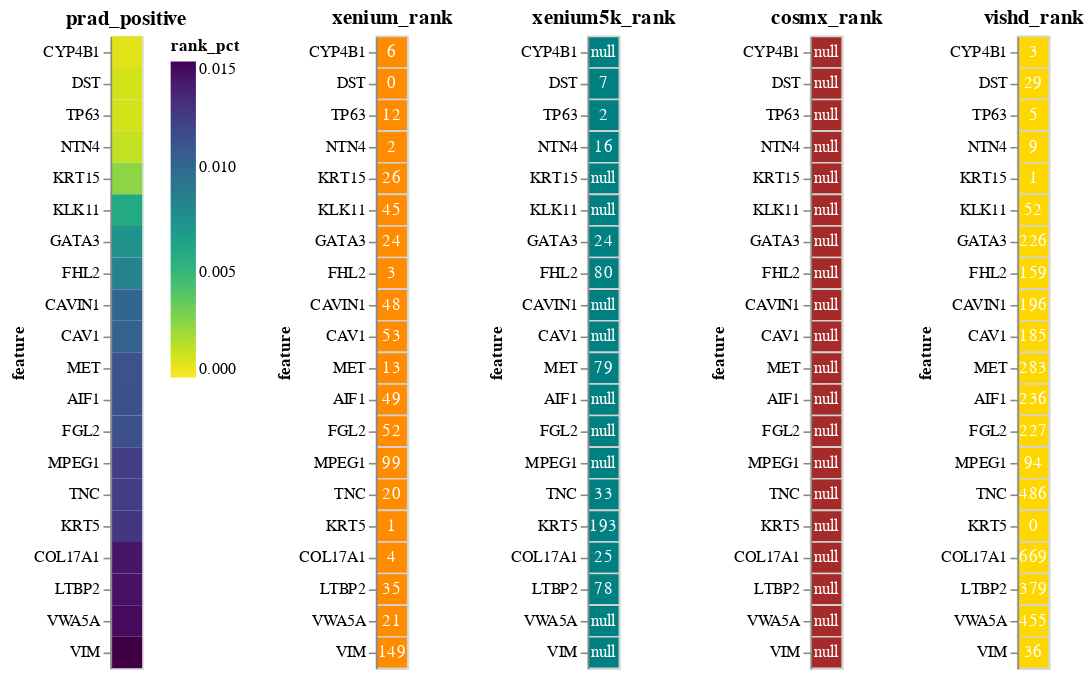

The cell this chart's notebook holds for it:
### Code cell
disease, direction = 'prad', 'positive'
generate_consensus_chart(disease, direction)

### Figure 1 — Vega-Lite specification as saved in the notebook (floating-point values rounded to 4 significant figures)
{"config": {"view": {"continuousWidth": 300, "continuousHeight": 300}}, "hconcat": [{"data": {"name": "data-596d792ba787a92c27fe6b2ab237207e"}, "mark": {"type": "rect"}, "encoding": {"color": {"field": "rank_pct", "scale": {"domain": [0, 0.015], "reverse": true, "scheme": "viridis"}, "type": "quantitative"}, "y": {"field": "feature", "sort": ["CYP4B1", "DST", "TP63", "NTN4", "KRT15", "KLK11", "GATA3", "FHL2", "CAVIN1", "CAV1", "MET", "AIF1", "FGL2", "MPEG1", "TNC", "KRT5", "COL17A1", "LTBP2", "VWA5A", "VIM"], "type": "nominal"}}, "title": "prad_positive"}, {"hconcat": [{"layer": [{"mark": {"type": "rect", "color": "darkorange", "stroke": "lightgray", "strokeWidth": 1}, "encoding": {"y": {"field": "feature", "sort": ["CYP4B1", "DST", "TP63", "NTN4", "KRT15", "KLK11", "GATA3", "FHL2", "CAVIN1", "CAV1", "MET", "AIF1", "FGL2", "MPEG1", "TNC", "KRT5", "COL17A1", "LTBP2", "VWA5A", "VIM"], "type": "nominal"}}, "title": "xenium_rank"}, {"mark": {"type": "text", "baseline": "middle", "color": "white"}, "encoding": {"text": {"field": "value", "type": "quantitative"}, "y": {"field": "feature", "sort": ["CYP4B1", "DST", "TP63", "NTN4", "KRT15", "KLK11", "GATA3", "FHL2", "CAVIN1", "CAV1", "MET", "AIF1", "FGL2", "MPEG1", "TNC", "KRT5", "COL17A1", "LTBP2", "VWA5A", "VIM"], "type": "nominal"}}}], "data": {"name": "data-5059da51be832f74a4cecfd6c93b648f"}}, {"layer": [{"mark": {"type": "rect", "color": "teal", "stroke": "lightgray", "strokeWidth": 1}, "encoding": {"y": {"field": "feature", "sort": ["CYP4B1", "DST", "TP63", "NTN4", "KRT15", "KLK11", "GATA3", "FHL2", "CAVIN1", "CAV1", "MET", "AIF1", "FGL2", "MPEG1", "TNC", "KRT5", "COL17A1", "LTBP2", "VWA5A", "VIM"], "type": "nominal"}}, "title": "xenium5k_rank"}, {"mark": {"type": "text", "baseline": "middle", "color": "white"}, "encoding": {"text": {"field": "value", "type": "quantitative"}, "y": {"field": "feature", "sort": ["CYP4B1", "DST", "TP63", "NTN4", "KRT15", "KLK11", "GATA3", "FHL2", "CAVIN1", "CAV1", "MET", "AIF1", "FGL2", "MPEG1", "TNC", "KRT5", "COL17A1", "LTBP2", "VWA5A", "VIM"], "type": "nominal"}}}], "data": {"name": "data-b9ec9e6fa0b1f5d273159e611c20950d"}}, {"layer": [{"mark": {"type": "rect", "color": "brown", "stroke": "lightgray", "strokeWidth": 1}, "encoding": {"y": {"field": "feature", "sort": ["CYP4B1", "DST", "TP63", "NTN4", "KRT15", "KLK11", "GATA3", "FHL2", "CAVIN1", "CAV1", "MET", "AIF1", "FGL2", "MPEG1", "TNC", "KRT5", "COL17A1", "LTBP2", "VWA5A", "VIM"], "type": "nominal"}}, "title": "cosmx_rank"}, {"mark": {"type": "text", "baseline": "middle", "color": "white"}, "encoding": {"text": {"field": "value", "type": "quantitative"}, "y": {"field": "feature", "sort": ["CYP4B1", "DST", "TP63", "NTN4", "KRT15", "KLK11", "GATA3", "FHL2", "CAVIN1", "CAV1", "MET", "AIF1", "FGL2", "MPEG1", "TNC", "KRT5", "COL17A1", "LTBP2", "VWA5A", "VIM"], "type": "nominal"}}}], "data": {"name": "data-5eb56ce7e435b2e5fe94b4a5cd8f804e"}}, {"layer": [{"mark": {"type": "rect", "color": "gold", "stroke": "lightgray", "strokeWidth": 1}, "encoding": {"y": {"field": "feature", "sort": ["CYP4B1", "DST", "TP63", "NTN4", "KRT15", "KLK11", "GATA3", "FHL2", "CAVIN1", "CAV1", "MET", "AIF1", "FGL2", "MPEG1", "TNC", "KRT5", "COL17A1", "LTBP2", "VWA5A", "VIM"], "type": "nominal"}}, "title": "vishd_rank"}, {"mark": {"type": "text", "baseline": "middle", "color": "white"}, "encoding": {"text": {"field": "value", "type": "quantitative"}, "y": {"field": "feature", "sort": ["CYP4B1", "DST", "TP63", "NTN4", "KRT15", "KLK11", "GATA3", "FHL2", "CAVIN1", "CAV1", "MET", "AIF1", "FGL2", "MPEG1", "TNC", "KRT5", "COL17A1", "LTBP2", "VWA5A", "VIM"], "type": "nominal"}}}], "data": {"name": "data-e7b9deb9d6fe13cf33135cfc7e7e0a0b"}}], "resolve": {"scale": {"color": "independent", "x": "independent", "y": "independent"}}}], "resolve": {"scale": {"color": "independent", "x": "independent", "y": "independent"}}, "$schema": "https://vega.github.io/schema/vega-lite/v5.20.1.json", "datasets": {"data-596d792ba787a92c27fe6b2ab237207e": [{"disease": "prad", "feature": "CYP4B1", "direction": "positive", "correlation": 0.6419, "rank": 4.5, "rank_pct": 0.0006711, "count": 2, "xenium_rank": 6.0, "xenium_sid_count": 41.0, "xenium_case_count": 20.0, "xenium_correlation": 0.621, "xenium5k_rank": null, "xenium5k_sid_count": null, "xenium5k_case_count": null, "xenium5k_correlation": null, "cosmx_rank": null, "cosmx_sid_count": null, "cosmx_case_count": null, "cosmx_correlation": null, "vishd_rank": 3.0, "vishd_sid_count": 2.0, "vishd_case_count": 1.0, "vishd_correlation": 0.6628}, {"disease": "prad", "feature": "DST", "direction": "positive", "correlation": 0.4975, "rank": 12.0, "rank_pct": 0.0009919, "count": 3, "xenium_rank": 0.0, "xenium_sid_count": 46.0, "xenium_case_count": 22.0, "xenium_correlation": 0.5866, "xenium5k_rank": 7.0, "xenium5k_sid_count": 4.0, "xenium5k_case_count": 2.0, "xenium5k_correlation": 0.4162, "cosmx_rank": null, "cosmx_sid_count": null, "cosmx_case_count": null, "cosmx_correlation": null, "vishd_rank": 29.0, "vishd_sid_count": 2.0, "vishd_case_count": 1.0, "vishd_correlation": 0.4898}, {"disease": "prad", "feature": "TP63", "direction": "positive", "correlation": 0.5349, "rank": 6.333, "rank_pct": 0.001007, "count": 3, "xenium_rank": 12.0, "xenium_sid_count": 26.0, "xenium_case_count": 19.0, "xenium_correlation": 0.5638, "xenium5k_rank": 2.0, "xenium5k_sid_count": 4.0, "xenium5k_case_count": 2.0, "xenium5k_correlation": 0.4502, "cosmx_rank": null, "cosmx_sid_count": null, "cosmx_case_count": null, "cosmx_correlation": null, "vishd_rank": 5.0, "vishd_sid_count": 2.0, "vishd_case_count": 1.0, "vishd_correlation": 0.5908}, {"disease": "prad", "feature": "NTN4", "direction": "positive", "correlation": 0.5126, "rank": 9.0, "rank_pct": 0.001342, "count": 3, "xenium_rank": 2.0, "xenium_sid_count": 45.0, "xenium_case_count": 21.0, "xenium_correlation": 0.5827, "xenium5k_rank": 16.0, "xenium5k_sid_count": 4.0, "xenium5k_case_count": 2.0, "xenium5k_correlation": 0.3928, "cosmx_rank": null, "cosmx_sid_count": null, "cosmx_case_count": null, "cosmx_correlation": null, "vishd_rank": 9.0, "vishd_sid_count": 2.0, "vishd_case_count": 1.0, "vishd_correlation": 0.5623}, {"disease": "prad", "feature": "KRT15", "direction": "positive", "correlation": 0.6626, "rank": 13.5, "rank_pct": 0.002576, "count": 2, "xenium_rank": 26.0, "xenium_sid_count": 22.0, "xenium_case_count": 17.0, "xenium_correlation": 0.5845, "xenium5k_rank": null, "xenium5k_sid_count": null, "xenium5k_case_count": null, "xenium5k_correlation": null, "cosmx_rank": null, "cosmx_sid_count": null, "cosmx_case_count": null, "cosmx_correlation": null, "vishd_rank": 1.0, "vishd_sid_count": 2.0, "vishd_case_count": 1.0, "vishd_correlation": 0.7407}, {"disease": "prad", "feature": "KLK11", "direction": "positive", "correlation": 0.4171, "rank": 48.5, "rank_pct": 0.005849, "count": 2, "xenium_rank": 45.0, "xenium_sid_count": 32.0, "xenium_case_count": 14.0, "xenium_correlation": 0.3748, "xenium5k_rank": null, "xenium5k_sid_count": null, "xenium5k_case_count": null, "xenium5k_correlation": null, "cosmx_rank": null, "cosmx_sid_count": null, "cosmx_case_count": null, "cosmx_correlation": null, "vishd_rank": 52.0, "vishd_sid_count": 2.0, "vishd_case_count": 1.0, "vishd_correlation": 0.4594}, {"disease": "prad", "feature": "GATA3", "direction": "positive", "correlation": 0.3972, "rank": 91.33, "rank_pct": 0.007302, "count": 3, "xenium_rank": 24.0, "xenium_sid_count": 24.0, "xenium_case_count": 17.0, "xenium_correlation": 0.4616, "xenium5k_rank": 24.0, "xenium5k_sid_count": 4.0, "xenium5k_case_count": 2.0, "xenium5k_correlation": 0.3765, "cosmx_rank": null, "cosmx_sid_count": null, "cosmx_case_count": null, "cosmx_correlation": null, "vishd_rank": 226.0, "vishd_sid_count": 2.0, "vishd_case_count": 1.0, "vishd_correlation": 0.3533}, {"disease": "prad", "feature": "FHL2", "direction": "positive", "correlation": 0.3977, "rank": 80.67, "rank_pct": 0.008354, "count": 3, "xenium_rank": 3.0, "xenium_sid_count": 44.0, "xenium_case_count": 20.0, "xenium_correlation": 0.5255, "xenium5k_rank": 80.0, "xenium5k_sid_count": 4.0, "xenium5k_case_count": 2.0, "xenium5k_correlation": 0.2784, "cosmx_rank": null, "cosmx_sid_count": null, "cosmx_case_count": null, "cosmx_correlation": null, "vishd_rank": 159.0, "vishd_sid_count": 2.0, "vishd_case_count": 1.0, "vishd_correlation": 0.3893}, {"disease": "prad", "feature": "CAVIN1", "direction": "positive", "correlation": 0.3417, "rank": 122.0, "rank_pct": 0.01012, "count": 2, "xenium_rank": 48.0, "xenium_sid_count": 33.0, "xenium_case_count": 13.0, "xenium_correlation": 0.3178, "xenium5k_rank": null, "xenium5k_sid_count": null, "xenium5k_case_count": null, "xenium5k_correlation": null, "cosmx_rank": null, "cosmx_sid_count": null, "cosmx_case_count": null, "cosmx_correlation": null, "vishd_rank": 196.0, "vishd_sid_count": 2.0, "vishd_case_count": 1.0, "vishd_correlation": 0.3656}, {"disease": "prad", "feature": "CAV1", "direction": "positive", "correlation": 0.3452, "rank": 119.0, "rank_pct": 0.01031, "count": 2, "xenium_rank": 53.0, "xenium_sid_count": 28.0, "xenium_case_count": 13.0, "xenium_correlation": 0.3211, "xenium5k_rank": null, "xenium5k_sid_count": null, "xenium5k_case_count": null, "xenium5k_correlation": null, "cosmx_rank": null, "cosmx_sid_count": null, "cosmx_case_count": null, "cosmx_correlation": null, "vishd_rank": 185.0, "vishd_sid_count": 2.0, "vishd_case_count": 1.0, "vishd_correlation": 0.3693}, {"disease": "prad", "feature": "MET", "direction": "positive", "correlation": 0.3489, "rank": 125.0, "rank_pct": 0.01123, "count": 3, "xenium_rank": 13.0, "xenium_sid_count": 40.0, "xenium_case_count": 18.0, "xenium_correlation": 0.4324, "xenium5k_rank": 79.0, "xenium5k_sid_count": 4.0, "xenium5k_case_count": 2.0, "xenium5k_correlation": 0.2798, "cosmx_rank": null, "cosmx_sid_count": null, "cosmx_case_count": null, "cosmx_correlation": null, "vishd_rank": 283.0, "vishd_sid_count": 2.0, "vishd_case_count": 1.0, "vishd_correlation": 0.3346}, {"disease": "prad", "feature": "AIF1", "direction": "positive", "correlation": 0.3174, "rank": 142.5, "rank_pct": 0.01133, "count": 2, "xenium_rank": 49.0, "xenium_sid_count": 32.0, "xenium_case_count": 13.0, "xenium_correlation": 0.284, "xenium5k_rank": null, "xenium5k_sid_count": null, "xenium5k_case_count": null, "xenium5k_correlation": null, "cosmx_rank": null, "cosmx_sid_count": null, "cosmx_case_count": null, "cosmx_correlation": null, "vishd_rank": 236.0, "vishd_sid_count": 2.0, "vishd_case_count": 1.0, "vishd_correlation": 0.3508}, {"disease": "prad", "feature": "FGL2", "direction": "positive", "correlation": 0.3059, "rank": 139.5, "rank_pct": 0.01137, "count": 2, "xenium_rank": 52.0, "xenium_sid_count": 29.0, "xenium_case_count": 13.0, "xenium_correlation": 0.2591, "xenium5k_rank": null, "xenium5k_sid_count": null, "xenium5k_case_count": null, "xenium5k_correlation": null, "cosmx_rank": null, "cosmx_sid_count": null, "cosmx_case_count": null, "cosmx_correlation": null, "vishd_rank": 227.0, "vishd_sid_count": 2.0, "vishd_case_count": 1.0, "vishd_correlation": 0.3527}, {"disease": "prad", "feature": "MPEG1", "direction": "positive", "correlation": 0.3125, "rank": 96.5, "rank_pct": 0.0123, "count": 2, "xenium_rank": 99.0, "xenium_sid_count": 21.0, "xenium_case_count": 9.0, "xenium_correlation": 0.2016, "xenium5k_rank": null, "xenium5k_sid_count": null, "xenium5k_case_count": null, "xenium5k_correlation": null, "cosmx_rank": null, "cosmx_sid_count": null, "cosmx_case_count": null, "cosmx_correlation": null, "vishd_rank": 94.0, "vishd_sid_count": 2.0, "vishd_case_count": 1.0, "vishd_correlation": 0.4234}, {"disease": "prad", "feature": "TNC", "direction": "positive", "correlation": 0.3539, "rank": 179.7, "rank_pct": 0.01242, "count": 3, "xenium_rank": 20.0, "xenium_sid_count": 41.0, "xenium_case_count": 17.0, "xenium_correlation": 0.4298, "xenium5k_rank": 33.0, "xenium5k_sid_count": 4.0, "xenium5k_case_count": 2.0, "xenium5k_correlation": 0.3544, "cosmx_rank": null, "cosmx_sid_count": null, "cosmx_case_count": null, "cosmx_correlation": null, "vishd_rank": 486.0, "vishd_sid_count": 2.0, "vishd_case_count": 1.0, "vishd_correlation": 0.2775}, {"disease": "prad", "feature": "KRT5", "direction": "positive", "correlation": 0.7631, "rank": 64.67, "rank_pct": 0.01268, "count": 3, "xenium_rank": 1.0, "xenium_sid_count": 40.0, "xenium_case_count": 22.0, "xenium_correlation": 0.7866, "xenium5k_rank": 193.0, "xenium5k_sid_count": 2.0, "xenium5k_case_count": 2.0, "xenium5k_correlation": 0.6803, "cosmx_rank": null, "cosmx_sid_count": null, "cosmx_case_count": null, "cosmx_correlation": null, "vishd_rank": 0.0, "vishd_sid_count": 2.0, "vishd_case_count": 1.0, "vishd_correlation": 0.8223}, {"disease": "prad", "feature": "COL17A1", "direction": "positive", "correlation": 0.3716, "rank": 232.7, "rank_pct": 0.01423, "count": 3, "xenium_rank": 4.0, "xenium_sid_count": 44.0, "xenium_case_count": 20.0, "xenium_correlation": 0.5098, "xenium5k_rank": 25.0, "xenium5k_sid_count": 4.0, "xenium5k_case_count": 2.0, "xenium5k_correlation": 0.3762, "cosmx_rank": null, "cosmx_sid_count": null, "cosmx_case_count": null, "cosmx_correlation": null, "vishd_rank": 669.0, "vishd_sid_count": 2.0, "vishd_case_count": 1.0, "vishd_correlation": 0.2289}, {"disease": "prad", "feature": "LTBP2", "direction": "positive", "correlation": 0.3413, "rank": 164.0, "rank_pct": 0.01437, "count": 3, "xenium_rank": 35.0, "xenium_sid_count": 39.0, "xenium_case_count": 15.0, "xenium_correlation": 0.4381, "xenium5k_rank": 78.0, "xenium5k_sid_count": 4.0, "xenium5k_case_count": 2.0, "xenium5k_correlation": 0.28, "cosmx_rank": null, "cosmx_sid_count": null, "cosmx_case_count": null, "cosmx_correlation": null, "vishd_rank": 379.0, "vishd_sid_count": 2.0, "vishd_case_count": 1.0, "vishd_correlation": 0.3057}, {"disease": "prad", "feature": "VWA5A", "direction": "positive", "correlation": 0.3723, "rank": 238.0, "rank_pct": 0.01464, "count": 2, "xenium_rank": 21.0, "xenium_sid_count": 37.0, "xenium_case_count": 17.0, "xenium_correlation": 0.4584, "xenium5k_rank": null, "xenium5k_sid_count": null, "xenium5k_case_count": null, "xenium5k_correlation": null, "cosmx_rank": null, "cosmx_sid_count": null, "cosmx_case_count": null, "cosmx_correlation": null, "vishd_rank": 455.0, "vishd_sid_count": 2.0, "vishd_case_count": 1.0, "vishd_correlation": 0.2861}, {"disease": "prad", "feature": "VIM", "direction": "positive", "correlation": 0.2862, "rank": 92.5, "rank_pct": 0.0156, "count": 2, "xenium_rank": 149.0, "xenium_sid_count": 7.0, "xenium_case_count": 7.0, "xenium_correlation": 0.09871, "xenium5k_rank": null, "xenium5k_sid_count": null, "xenium5k_case_count": null, "xenium5k_correlation": null, "cosmx_rank": null, "cosmx_sid_count": null, "cosmx_case_count": null, "cosmx_correlation": null, "vishd_rank": 36.0, "vishd_sid_count": 2.0, "vishd_case_count": 1.0, "vishd_correlation": 0.4736}], "data-5059da51be832f74a4cecfd6c93b648f": [{"disease": "prad", "feature": "CYP4B1", "variable": "xenium_rank", "value": 6.0}, {"disease": "prad", "feature": "DST", "variable": "xenium_rank", "value": 0.0}, {"disease": "prad", "feature": "TP63", "variable": "xenium_rank", "value": 12.0}, {"disease": "prad", "feature": "NTN4", "variable": "xenium_rank", "value": 2.0}, {"disease": "prad", "feature": "KRT15", "variable": "xenium_rank", "value": 26.0}, {"disease": "prad", "feature": "KLK11", "variable": "xenium_rank", "value": 45.0}, {"disease": "prad", "feature": "GATA3", "variable": "xenium_rank", "value": 24.0}, {"disease": "prad", "feature": "FHL2", "variable": "xenium_rank", "value": 3.0}, {"disease": "prad", "feature": "CAVIN1", "variable": "xenium_rank", "value": 48.0}, {"disease": "prad", "feature": "CAV1", "variable": "xenium_rank", "value": 53.0}, {"disease": "prad", "feature": "MET", "variable": "xenium_rank", "value": 13.0}, {"disease": "prad", "feature": "AIF1", "variable": "xenium_rank", "value": 49.0}, {"disease": "prad", "feature": "FGL2", "variable": "xenium_rank", "value": 52.0}, {"disease": "prad", "feature": "MPEG1", "variable": "xenium_rank", "value": 99.0}, {"disease": "prad", "feature": "TNC", "variable": "xenium_rank", "value": 20.0}, {"disease": "prad", "feature": "KRT5", "variable": "xenium_rank", "value": 1.0}, {"disease": "prad", "feature": "COL17A1", "variable": "xenium_rank", "value": 4.0}, {"disease": "prad", "feature": "LTBP2", "variable": "xenium_rank", "value": 35.0}, {"disease": "prad", "feature": "VWA5A", "variable": "xenium_rank", "value": 21.0}, {"disease": "prad", "feature": "VIM", "variable": "xenium_rank", "value": 149.0}], "data-b9ec9e6fa0b1f5d273159e611c20950d": [{"disease": "prad", "feature": "CYP4B1", "variable": "xenium5k_rank", "value": null}, {"disease": "prad", "feature": "DST", "variable": "xenium5k_rank", "value": 7.0}, {"disease": "prad", "feature": "TP63", "variable": "xenium5k_rank", "value": 2.0}, {"disease": "prad", "feature": "NTN4", "variable": "xenium5k_rank", "value": 16.0}, {"disease": "prad", "feature": "KRT15", "variable": "xenium5k_rank", "value": null}, {"disease": "prad", "feature": "KLK11", "variable": "xenium5k_rank", "value": null}, {"disease": "prad", "feature": "GATA3", "variable": "xenium5k_rank", "value": 24.0}, {"disease": "prad", "feature": "FHL2", "variable": "xenium5k_rank", "value": 80.0}, {"disease": "prad", "feature": "CAVIN1", "variable": "xenium5k_rank", "value": null}, {"disease": "prad", "feature": "CAV1", "variable": "xenium5k_rank", "value": null}, {"disease": "prad", "feature": "MET", "variable": "xenium5k_rank", "value": 79.0}, {"disease": "prad", "feature": "AIF1", "variable": "xenium5k_rank", "value": null}, {"disease": "prad", "feature": "FGL2", "variable": "xenium5k_rank", "value": null}, {"disease": "prad", "feature": "MPEG1", "variable": "xenium5k_rank", "value": null}, {"disease": "prad", "feature": "TNC", "variable": "xenium5k_rank", "value": 33.0}, {"disease": "prad", "feature": "KRT5", "variable": "xenium5k_rank", "value": 193.0}, {"disease": "prad", "feature": "COL17A1", "variable": "xenium5k_rank", "value": 25.0}, {"disease": "prad", "feature": "LTBP2", "variable": "xenium5k_rank", "value": 78.0}, {"disease": "prad", "feature": "VWA5A", "variable": "xenium5k_rank", "value": null}, {"disease": "prad", "feature": "VIM", "variable": "xenium5k_rank", "value": null}], "data-5eb56ce7e435b2e5fe94b4a5cd8f804e": [{"disease": "prad", "feature": "CYP4B1", "variable": "cosmx_rank", "value": null}, {"disease": "prad", "feature": "DST", "variable": "cosmx_rank", "value": null}, {"disease": "prad", "feature": "TP63", "variable": "cosmx_rank", "value": null}, {"disease": "prad", "feature": "NTN4", "variable": "cosmx_rank", "value": null}, {"disease": "prad", "feature": "KRT15", "variable": "cosmx_rank", "value": null}, {"disease": "prad", "feature": "KLK11", "variable": "cosmx_rank", "value": null}, {"disease": "prad", "feature": "GATA3", "variable": "cosmx_rank", "value": null}, {"disease": "prad", "feature": "FHL2", "variable": "cosmx_rank", "value": null}, {"disease": "prad", "feature": "CAVIN1", "variable": "cosmx_rank", "value": null}, {"disease": "prad", "feature": "CAV1", "variable": "cosmx_rank", "value": null}, {"disease": "prad", "feature": "MET", "variable": "cosmx_rank", "value": null}, {"disease": "prad", "feature": "AIF1", "variable": "cosmx_rank", "value": null}, {"disease": "prad", "feature": "FGL2", "variable": "cosmx_rank", "value": null}, {"disease": "prad", "feature": "MPEG1", "variable": "cosmx_rank", "value": null}, {"disease": "prad", "feature": "TNC", "variable": "cosmx_rank", "value": null}, {"disease": "prad", "feature": "KRT5", "variable": "cosmx_rank", "value": null}, {"disease": "prad", "feature": "COL17A1", "variable": "cosmx_rank", "value": null}, {"disease": "prad", "feature": "LTBP2", "variable": "cosmx_rank", "value": null}, {"disease": "prad", "feature": "VWA5A", "variable": "cosmx_rank", "value": null}, {"disease": "prad", "feature": "VIM", "variable": "cosmx_rank", "value": null}], "data-e7b9deb9d6fe13cf33135cfc7e7e0a0b": [{"disease": "prad", "feature": "CYP4B1", "variable": "vishd_rank", "value": 3.0}, {"disease": "prad", "feature": "DST", "variable": "vishd_rank", "value": 29.0}, {"disease": "prad", "feature": "TP63", "variable": "vishd_rank", "value": 5.0}, {"disease": "prad", "feature": "NTN4", "variable": "vishd_rank", "value": 9.0}, {"disease": "prad", "feature": "KRT15", "variable": "vishd_rank", "value": 1.0}, {"disease": "prad", "feature": "KLK11", "variable": "vishd_rank", "value": 52.0}, {"disease": "prad", "feature": "GATA3", "variable": "vishd_rank", "value": 226.0}, {"disease": "prad", "feature": "FHL2", "variable": "vishd_rank", "value": 159.0}, {"disease": "prad", "feature": "CAVIN1", "variable": "vishd_rank", "value": 196.0}, {"disease": "prad", "feature": "CAV1", "variable": "vishd_rank", "value": 185.0}, {"disease": "prad", "feature": "MET", "variable": "vishd_rank", "value": 283.0}, {"disease": "prad", "feature": "AIF1", "variable": "vishd_rank", "value": 236.0}, {"disease": "prad", "feature": "FGL2", "variable": "vishd_rank", "value": 227.0}, {"disease": "prad", "feature": "MPEG1", "variable": "vishd_rank", "value": 94.0}, {"disease": "prad", "feature": "TNC", "variable": "vishd_rank", "value": 486.0}, {"disease": "prad", "feature": "KRT5", "variable": "vishd_rank", "value": 0.0}, {"disease": "prad", "feature": "COL17A1", "variable": "vishd_rank", "value": 669.0}, {"disease": "prad", "feature": "LTBP2", "variable": "vishd_rank", "value": 379.0}, {"disease": "prad", "feature": "VWA5A", "variable": "vishd_rank", "value": 455.0}, {"disease": "prad", "feature": "VIM", "variable": "vishd_rank", "value": 36.0}]}}
